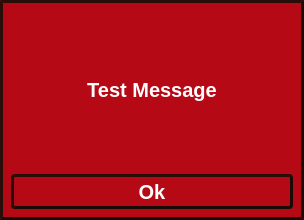
<?xml version="1.0" encoding="UTF-8"?>
<ui version="4.0">
 <class>MessageCard</class>
 <widget class="QWidget" name="MessageCard">
  <property name="geometry">
   <rect>
    <x>0</x>
    <y>0</y>
    <width>304</width>
    <height>220</height>
   </rect>
  </property>
  <property name="windowTitle">
   <string>Form</string>
  </property>
  <property name="styleSheet">
   <string notr="true">QWidget {
	color: white;
     background-color: rgb(181, 9, 21);
	font: 500 13pt &quot;Futura&quot;;
     border-style: outset;
	border-width: 3px;
	border-color: rgb(27, 9, 6);
     font: bold 20px;
     padding: 6px;
}</string>
  </property>
  <layout class="QVBoxLayout" name="verticalLayout">
   <item>
    <widget class="QLabel" name="LABEL_msg">
     <property name="styleSheet">
      <string notr="true">QLabel {
	border-width: 0px;
}</string>
     </property>
     <property name="frameShadow">
      <enum>QFrame::Raised</enum>
     </property>
     <property name="text">
      <string>Test Message</string>
     </property>
     <property name="alignment">
      <set>Qt::AlignCenter</set>
     </property>
    </widget>
   </item>
   <item>
    <widget class="QPushButton" name="BTN">
     <property name="styleSheet">
      <string notr="true">QPushButton {
	color: white;
     background-color: rgb(181, 9, 21);
	font: 500 13pt &quot;Futura&quot;;
     border-style: outset;
     border-width: 3px;
	height: 25;
     border-color: rgb(27, 9, 6);
	border-top-right-radius: 4;
	border-top-left-radius: 4;
	border-bottom-left-radius: 4;
	border-bottom-right-radius: 4;
     font: bold 20px;
     padding: 2px;
}

QPushButton:pressed {
    background-color: rgb(76, 76, 76);
}</string>
     </property>
     <property name="text">
      <string>Ok</string>
     </property>
    </widget>
   </item>
  </layout>
 </widget>
 <resources/>
 <connections/>
</ui>
